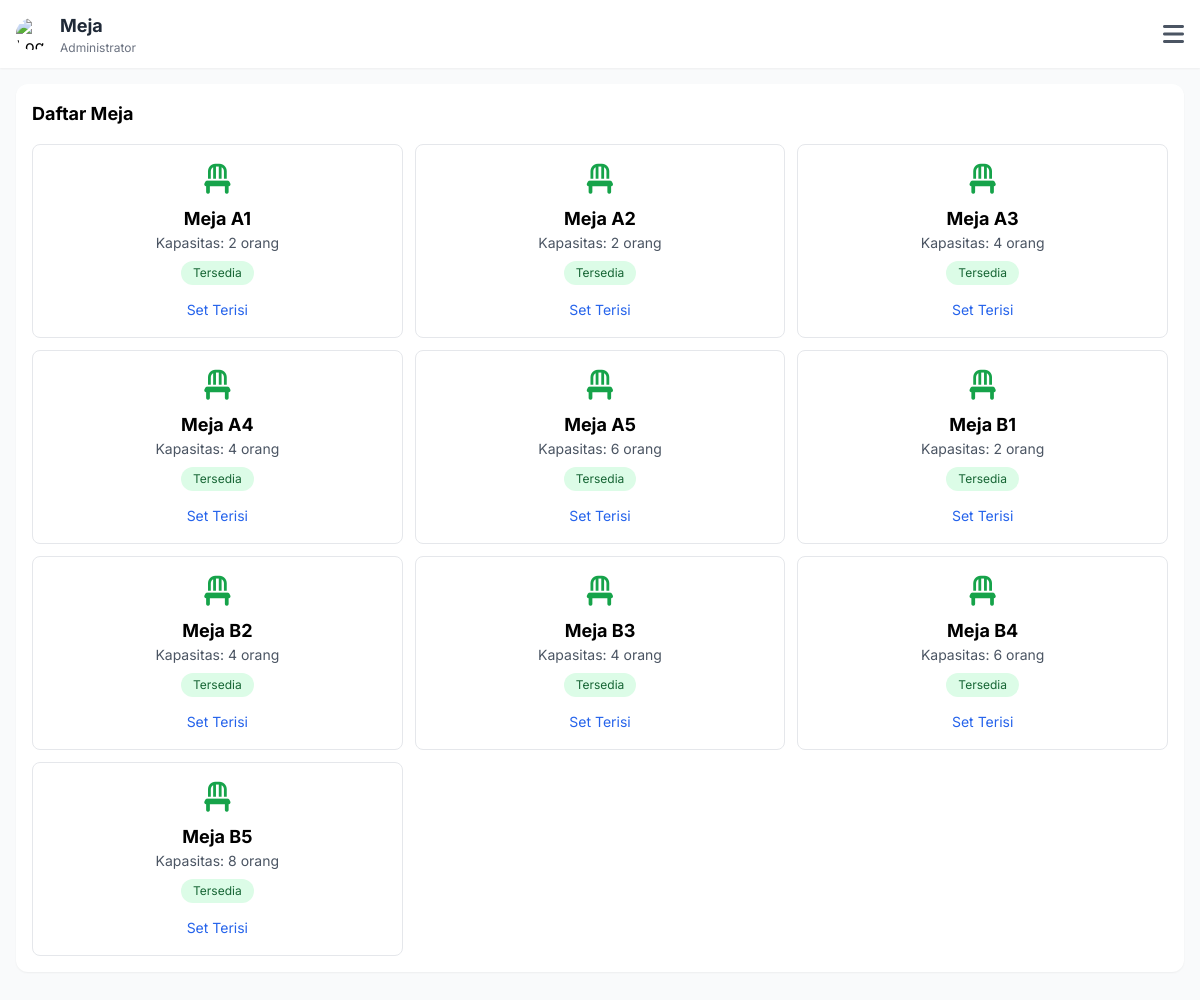
Screenshot of /admin/tables.php (signed in) with the database file from the repository.
### tables this page shows
CREATE TABLE `users` (
  `id` int(11) NOT NULL AUTO_INCREMENT,
  `username` varchar(50) NOT NULL,
  `email` varchar(100) NOT NULL,
  `password` varchar(255) NOT NULL,
  `full_name` varchar(100) NOT NULL,
  `role` enum('owner','kasir','dapur','pelayan','customer') NOT NULL DEFAULT 'customer',
  `phone` varchar(20) DEFAULT NULL,
  `is_active` tinyint(1) DEFAULT 1,
  `created_at` timestamp NOT NULL DEFAULT CURRENT_TIMESTAMP,
  `updated_at` timestamp NOT NULL DEFAULT CURRENT_TIMESTAMP ON UPDATE CURRENT_TIMESTAMP,
  PRIMARY KEY (`id`),
  UNIQUE KEY `username` (`username`),
  UNIQUE KEY `email` (`email`),
  KEY `idx_role` (`role`),
  KEY `idx_is_active` (`is_active`)
);

CREATE TABLE `tables` (
  `id` int(11) NOT NULL AUTO_INCREMENT,
  `table_number` varchar(10) NOT NULL,
  `qr_code` varchar(255) DEFAULT NULL,
  `capacity` int(11) DEFAULT 4,
  `status` enum('available','occupied','reserved') DEFAULT 'available',
  `is_active` tinyint(1) DEFAULT 1,
  `created_at` timestamp NOT NULL DEFAULT CURRENT_TIMESTAMP,
  `updated_at` timestamp NOT NULL DEFAULT CURRENT_TIMESTAMP ON UPDATE CURRENT_TIMESTAMP,
  PRIMARY KEY (`id`),
  UNIQUE KEY `table_number` (`table_number`),
  KEY `idx_status` (`status`)
);

### config/config.php (called while the page is built, shortened)
<?php
require_once ROOT_PATH . '/includes/functions.php';
function getCurrentUser() {
    $db = getDB();
    $stmt = $db->prepare("SELECT id, username, email, full_name, role, phone FROM users WHERE id = ? AND is_active = 1");
    $stmt->execute([$_SESSION['user_id']]);
    return $stmt->fetch();
}

### includes/functions.php (called while the page is built, shortened)
<?php
function getStatusBadge($status) {
    $badges = [
        'pending' => 'bg-yellow-100 text-yellow-800',
        'confirmed' => 'bg-blue-100 text-blue-800',
        'cooking' => 'bg-orange-100 text-orange-800',
        'ready' => 'bg-green-100 text-green-800',
        'served' => 'bg-purple-100 text-purple-800',
        'completed' => 'bg-gray-100 text-gray-800',
        'cancelled' => 'bg-red-100 text-red-800',
        'new' => 'bg-yellow-100 text-yellow-800',
        'available' => 'bg-green-100 text-green-800',
        'occupied' => 'bg-red-100 text-red-800',
        'reserved' => 'bg-blue-100 text-blue-800',
        'success' => 'bg-green-100 text-green-800',
        'failed' => 'bg-red-100 text-red-800',
    ];
    return $badges[$status] ?? 'bg-gray-100 text-gray-800';
}
function getStatusText($status) {
    $texts = [
        'pending' => 'Menunggu',
        'confirmed' => 'Dikonfirmasi',
        'cooking' => 'Dimasak',
        'ready' => 'Siap',
        'served' => 'Disajikan',
        'completed' => 'Selesai',
        'cancelled' => 'Dibatalkan',
        'new' => 'Baru',
        'available' => 'Tersedia',
        'occupied' => 'Terisi',
        'reserved' => 'Dipesan',
        'success' => 'Berhasil',
        'failed' => 'Gagal',
        'dine_in' => 'Makan di Tempat',
        'take_away' => 'Bungkus',
        'cash' => 'Tunai',
        'qris' => 'QRIS',
        'transfer' => 'Transfer',
        'card' => 'Kartu',
    ];
    return $texts[$status] ?? ucfirst($status);
}

### admin/tables.php (the view, shortened to what this page needs)
<?php
require_once '../config/config.php';
$pageTitle = 'Meja';
$user = getCurrentUser();
$db = getDB();
$stmt = $db->query("SELECT * FROM tables WHERE is_active = 1 ORDER BY table_number");
$tables = $stmt->fetchAll();
include '../includes/header.php';
?>
<main class="p-4 pb-32 sm:pb-24">
    <div class="bg-white rounded-xl shadow-sm p-4">
        <h2 class="font-bold text-lg mb-4">Daftar Meja</h2>
        <div class="grid grid-cols-2 sm:grid-cols-3 gap-3">
            <?php foreach ($tables as $table): ?>
            <div class="border rounded-lg p-4 text-center">
                <i class="fas fa-chair text-3xl mb-2 <?= $table['status'] == 'available' ? 'text-green-600' : 'text-red-600' ?>"></i>
                <p class="font-bold text-lg">Meja <?= $table['table_number'] ?></p>
                <p class="text-sm text-gray-600">Kapasitas: <?= $table['capacity'] ?> orang</p>
                <span class="inline-block mt-2 px-3 py-1 text-xs rounded-full <?= getStatusBadge($table['status']) ?>">
                    <?= getStatusText($table['status']) ?>
                </span>
                <div class="mt-3">
                    <a href="?toggle=<?= $table['id'] ?>" class="text-sm text-blue-600 hover:text-blue-800">
                        <?= $table['status'] == 'available' ? 'Set Terisi' : 'Set Tersedia' ?>
                    </a>
                </div>
            </div>
            <?php endforeach; ?>
        </div>
    </div>
</main>
<?php include '../includes/footer.php'; ?>

### includes/header.php (shortened to what this page needs)
<!DOCTYPE html>
<html lang="id">
<head>
    <script src="https://cdn.tailwindcss.com"></script>
    <link rel="stylesheet" href="https://cdnjs.cloudflare.com/ajax/libs/font-awesome/6.4.0/css/all.min.css">
</head>
<body class="bg-gray-50">
    <header class="bg-white shadow-sm sticky top-0 z-40">
        <div class="flex items-center justify-between px-4 py-3">
            <div class="flex items-center space-x-3">
                <img src="https://mms.img.susercontent.com/85fa98256609ae0a681bf062317895b0" alt="Logo" class="w-8 h-8 rounded-full object-cover">
                <div>
                    <h1 class="text-lg font-bold text-gray-800"><?= $pageTitle ?? 'Dashboard' ?></h1>
                    <p class="text-xs text-gray-500"><?= $user['full_name'] ?></p>
                </div>
            </div>
            <button onclick="toggleMenu()" class="text-gray-600 hover:text-gray-800">
                <i class="fas fa-bars text-2xl"></i>
            </button>
        </div>
    </header>

### includes/header.php (style rules this page uses)
body { font-family: 'Inter', -apple-system, BlinkMacSystemFont, sans-serif; }

### rows the page displays
users: full_name "Administrator"
tables: table_number "A1", capacity "2", status "Tersedia", shows "Set Terisi"
tables: table_number "A2", capacity "2", status "Tersedia", shows "Set Terisi"
tables: table_number "A3", capacity "4", status "Tersedia", shows "Set Terisi"
tables: table_number "A4", capacity "4", status "Tersedia", shows "Set Terisi"
tables: table_number "A5", capacity "6", status "Tersedia", shows "Set Terisi"
tables: table_number "B1", capacity "2", status "Tersedia", shows "Set Terisi"
tables: table_number "B2", capacity "4", status "Tersedia", shows "Set Terisi"
tables: table_number "B3", capacity "4", status "Tersedia", shows "Set Terisi"
tables: table_number "B4", capacity "6", status "Tersedia", shows "Set Terisi"
tables: table_number "B5", capacity "8", status "Tersedia", shows "Set Terisi"

### other values shown
$pageTitle "Meja"
